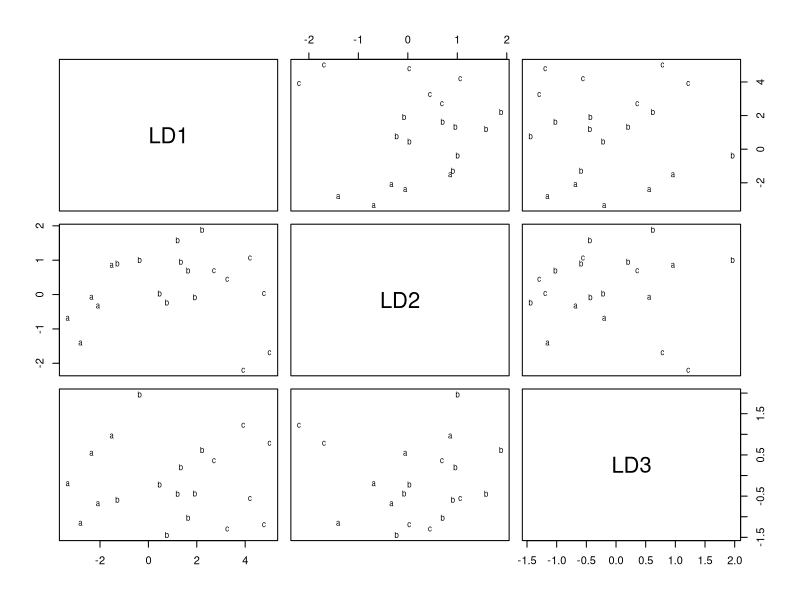

The R script that drew this image:
## ---- chunk 1
knitr::opts_chunk$set(
  collapse = TRUE,
  comment = "#>"
)
## ---- chunk 2
insurance<-c(2,3,3,2,4,4,6,5,6,6,
           7,6,5,5,7,8,7,8,8,7)
accounts<-c(2,2,3,3,3,5,6,5,
           7,6,7,8,6,3,9,9,5,9,2,2)
virtual<-c(3,3,4,4,3,4,5,5,6,6,
             5,5,6,3,7,7,6,8,8,7)
credits<-c(3,3,3,4,3,3,5,5,5,6,
           5,5,5,4,7,7,5,8,7,8)
tipo<-c("a"," a" ,"a" ,"a" ,"a" ,"b" ,"b" ,"b", "b" ,"b" ,"b" ,"b" ,"b" ,"b" ,"c" ,"c" ,"c" ,"c" ,"c" ,"c")
datos<-matrix(c(insurance,accounts,virtual,credits),ncol=4)
colnames(datos)<-c("insurance","accounts","virtual","credits")
datos
library(MASS)
datos.lda<-lda(datos,tipo)
datos.lda
datos.lda$scaling
plot(datos.lda)
clasif<-predict(datos.lda)$class
clasif
errorrate<- 1-sum(clasif==tipo)/ 20
errorrate

## ---- chunk 3

tipo<-c("a"," a" ,"a" ,"b" ,"b" ,"b" ,"b" ,"b", "b" ,"b" ,"c" ,"c" ,"c" ,"c" ,"c" ,"d" ,"d" ,"d" ,"d" ,"d")

#CRUZADA
clasif.cv<-lda(datos,tipo,CV=T)$class
clasif.cv
errorratecv<- 1-sum(clasif.cv==tipo)/20
errorratecv

#K VECINOS MÁS PROXIMOS 
library(class)
datos.k2<-knn(datos,datos,tipo,3)
datos.k2
errorratek2<- 1-sum(datos.k2==tipo)/20
errorratek2

#MÉTODO DE LOS K VECINOS MÁS PRÓXIMOS. VALIDACIÓN CRUZADA
datos.k2vc<-knn.cv(datos,tipo,3)
datos.k2vc
errorrate.k2vc <- 1-sum(datos.k2vc==tipo)/20
errorrate.k2vc

tipo<-c("a"," a" ,"a" ,"b" ,"b" ,"b" ,"b" ,"b", "b" ,"b" ,"c" ,"c" ,"c" ,"c" ,"c" ,"d" ,"d" ,"d" ,"d" ,"d")

#CRUZADA
clasif.cv<-lda(datos,tipo,CV=T)$class
clasif.cv
errorratecv<- 1-sum(clasif.cv==tipo)/20
errorratecv

#K VECINOS MÁS PROXIMOS 
library(class)
datos.k2<-knn(datos,datos,tipo,3)
datos.k2
errorratek2<- 1-sum(datos.k2==tipo)/20
errorratek2

#MÉTODO DE LOS K VECINOS MÁS PRÓXIMOS. VALIDACIÓN CRUZADA
datos.k2vc<-knn.cv(datos,tipo,3)
datos.k2vc
errorrate.k2vc <- 1-sum(datos.k2vc==tipo)/20
errorrate.k2vc

